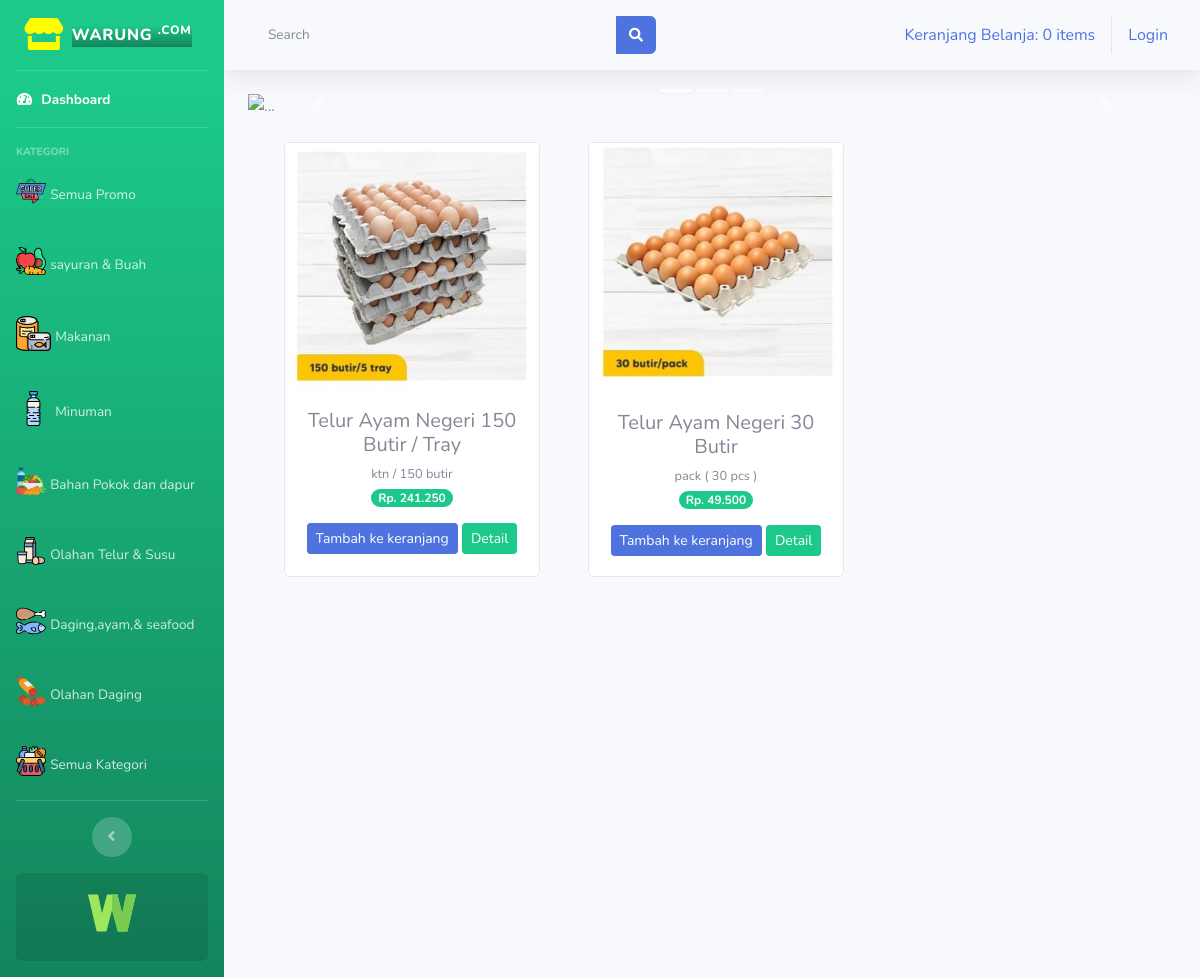
The app's page /index.php/kategori/olahan_telur with its own data.
### tables this page shows
CREATE TABLE `tb_barang` (
  `id_brg` int(11) NOT NULL,
  `nama_brg` varchar(120) NOT NULL,
  `keterangan` varchar(225) NOT NULL,
  `kategori` varchar(60) NOT NULL,
  `harga` int(11) NOT NULL,
  `stock` int(4) NOT NULL,
  `gambar` text NOT NULL
);

### application/controllers/kategori.php (called while the page is built, shortened)
<?php
class Kategori extends CI_Controller{
	public function olahan_telur()
	{
		$data['telur'] = $this->model_kategori->data_telur()->result();
		$this->load->view('templates/header');
		$this->load->view('templates/sidebar');
		$this->load->view('telur', $data);
		$this->load->view('templates/footer');
	}
}

### index.php (called while the page is built, shortened)
<?php
require_once BASEPATH.'core/CodeIgniter.php';

### application/models/model_kategori.php (called while the page is built, shortened)
<?php
class Model_kategori extends CI_Model{
	public function data_telur()
	{
		return $this->db->get_where("tb_barang",array('kategori' => 'telur'));
	}
}

### application/views/telur.php (the view, shortened to what this page needs)
<div class="container-fluid">
<div id="carouselExampleIndicators" class="carousel slide" data-bs-ride="carousel">
  <ol class="carousel-indicators">
   <li data-target="#carouselExampleIndicators" data-slide-to="0" class="active"></li>
   <li data-target="#carouselExampleIndicators" data-slide-to="1"></li>
   <li data-target="#carouselExampleIndicators" data-slide-to="2"></li>
</ol>
<div class="carousel-inner">
   <div class="carousel-item active">
    <img src="<?php echo base_url('assets/img/hh.png') ?>" class="d-block w-100" alt="...">
 </div>
 </div>
  <a class="carousel-control-prev" href="#carouselExampleIndicators" role="button" data-slide="prev">
    <span class="carousel-control-prev-icon" aria-hiden="true"></span>
  </a>
  <a class="carousel-control-next" href="#carouselExampleIndicators" role="button" data-slide="next">
      <span class="carousel-control-next-icon" aria-hidden="true"></span>
  </a>
</div>
    <div class="row text-center mt-4">
        <?php foreach ($telur as $brg) : ?>
        <div class="card ml-5 mb-4" style="width: 16rem;">
         <img src="<?php echo base_url().'/uploads/'.$brg->gambar ?>" class="card-img-top" alt="...">
          <div class="card-body">
            <h5 class="card-title mb-1"><?php echo $brg->nama_brg ?></h5>
            <small><?php echo $brg->keterangan ?></small><br>
            <span class="badge badge-pill badge-success mb-3">Rp. <?php echo number_format($brg->harga,  0,',','.') ?></span><br>
            <?php echo anchor('dashboard/tambah_ke_keranjang/'.$brg->id_brg,'<div class="btn btn-sm btn-primary">Tambah ke keranjang</div>') ?>
            <?php echo anchor('dashboard/detail/'.$brg->id_brg,'<div class="btn btn-sm btn-success">Detail</div>') ?>
          </div>
         </div>
        <?php endforeach; ?>
    </div>
</div>

### records on screen
tb_barang: gambar (picture), nama_brg "Telur Ayam Negeri 150 Butir / Tray", keterangan "ktn / 150 butir", harga "241.250", id_brg "Tambah ke keranjang", id_brg "Detail"
tb_barang: gambar (picture), nama_brg "Telur Ayam Negeri 30 Butir", keterangan "pack ( 30 pcs )", harga "49.500", id_brg "Tambah ke keranjang", id_brg "Detail"

### other values on screen
anchor('dashboard/detail_keranjang', $keranjang ) "Keranjang Belanja: 0 items"
anchor('auth/login', 'Login') "Login"
